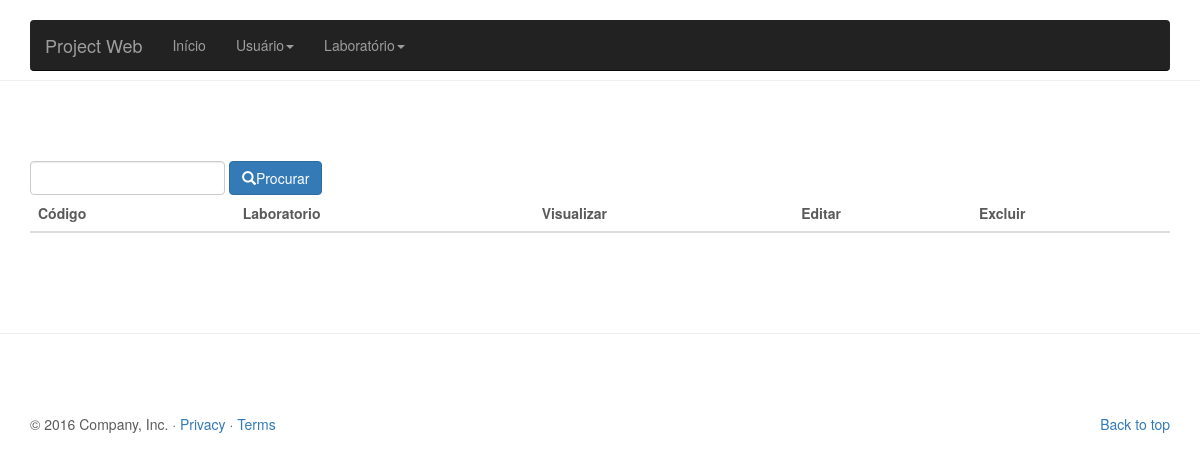
The app's page /lab/view/listarLab.php?buscar=biologia, older data.
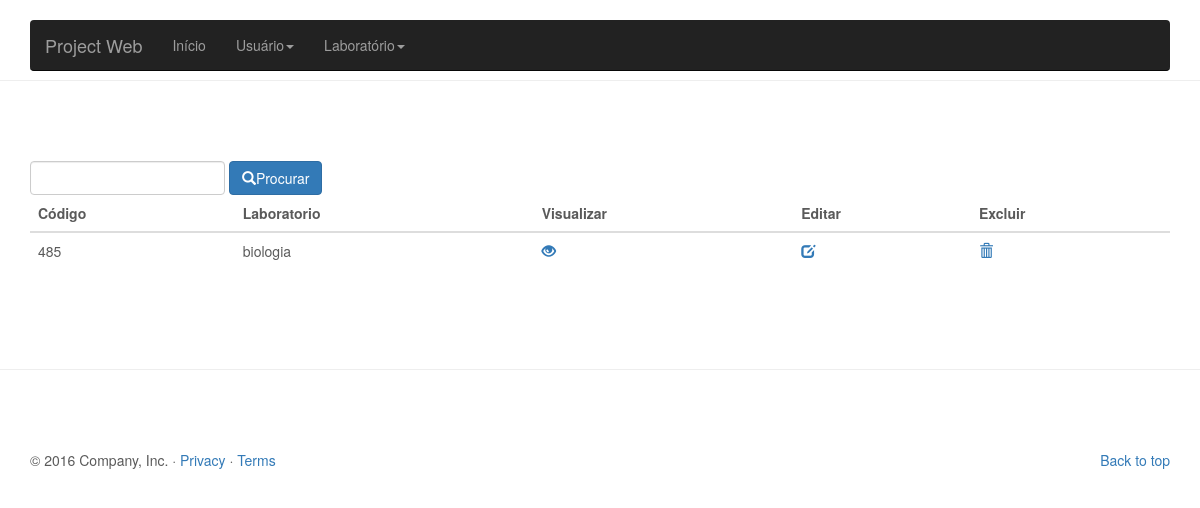
The same page, newer data.
### tables this page shows
CREATE TABLE `lab` (
  `codigo` int(11) NOT NULL,
  `nome` varchar(100) DEFAULT NULL
);

### lab/view/listarLab.php (the view, shortened to what this page needs)
<?php include '../controller/conexao.php';
  if(!empty($_REQUEST)){
    $busca = $_REQUEST['buscar'];
    $query = "SELECT * FROM lab WHERE nome LIKE '%$busca%' or codigo LIKE '%$busca%'";
  }else{
    $query = "SELECT * FROM lab";
  }
$res = mysqli_query($conn, $query);
?>
<!DOCTYPE html>
<html lang="pt-br">
  <head>
    <link href="../css/bootstrap.min.css" rel="stylesheet">
    <link href="../css/carousel.css" rel="stylesheet">
  </head>
  <body>
    <div class="navbar-wrapper">
      <div class="container">
        <nav class="navbar navbar-inverse navbar-static-top">
          <div class="container">
            <div class="navbar-header">
              <a class="navbar-brand" href="inicio.php">Project Web</a>
            </div>
            <div id="navbar" class="navbar-collapse collapse">
              <ul class="nav navbar-nav">
                <li><a href="inicio.php">Início</a></li>
                <li class="dropdown">
                  <a href="inserirUser.php" class="dropdown-toggle" data-toggle="dropdown" role="button" aria-haspopup="true" aria-expanded="false">Usuário<span class="caret"></span></a>
                  <li class="dropdown">
                  <a href="inserirUser.php" class="dropdown-toggle" data-toggle="dropdown" role="button" aria-haspopup="true" aria-expanded="false">Laboratório<span class="caret"></span></a>
                </li>
              </ul>
            </div>
          </div>
        </nav>
      </div>
    </div>
<hr class="featurette-divider">
       <div class="container">
       <form class="form-inline" method="get" action="listarLab.php">
        <input type="text" name="buscar" id="nome" class="form-control" autofocus>
        <button class="btn btn-primary" type="submit"><span class="glyphicon glyphicon-search"></span>Procurar</button>
      </form>
        <table class="table table-hover">
    <thead>
      <tr>
        <th>Código</th>
        <th>Laboratorio</th>
        <th>Visualizar</th>
        <th>Editar</th>
        <th>Excluir</th>
      </tr>
    </thead>
    <tbody>
      <?php
while($linha = mysqli_fetch_array($res)){
        echo "<tr><td>".$linha['codigo']."</td>";
        echo "<td>".$linha['nome']."</td>";
        echo "<td><a href=\"verLab.php?codigo=$linha[codigo]&nome=$linha[nome]\"<span class='glyphicon glyphicon-eye-open'></span></a></td>";
        echo "<td><a href=\"editLab.php?codigo=$linha[codigo]&nome=$linha[nome]\"><span class='glyphicon glyphicon-edit'></span></a></td>";
        echo "<td><a href=\"../controller/controllerLab.php?btn=deletar&codigo=$linha[codigo]&nome=$linha[nome]\"onClick=\"return confirm('Tem certeza que deseja excluir?')\"><span class='glyphicon glyphicon-trash'></span></a></td></tr>";
      }
    ?>
    </tbody>
  </table>
</div>
<hr class="featurette-divider">
    <div class="container marketing">
      <footer>
        <p class="pull-right"><a href="#">Back to top</a></p>
        <p>&copy; 2016 Company, Inc. &middot; <a href="#">Privacy</a> &middot; <a href="#">Terms</a></p>
      </footer>
    </div>
  </body>
</html>

Row changes from the older to the newer data that the page shows:
added lab: codigo "485", nome "biologia"
